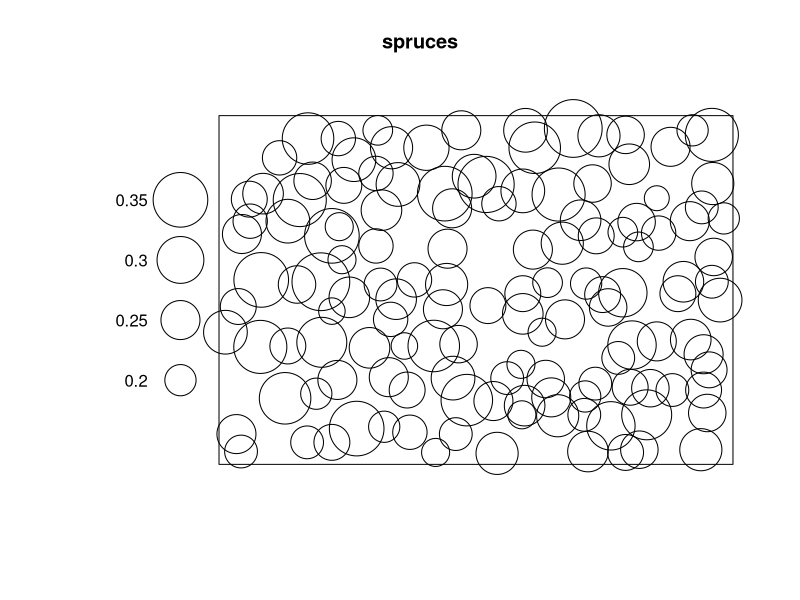
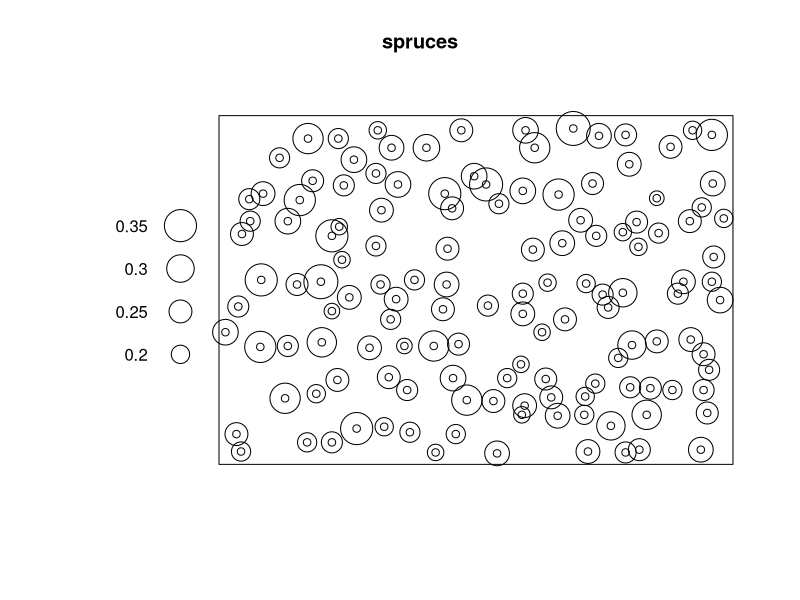

Here is the R script that generated these plots, in order:
library(spatstat.data)


### Name: spruces
### Title: Spruces Point Pattern
### Aliases: spruces
### Keywords: datasets spatial

### ** Examples

  if(require(spatstat)) {
     plot(spruces)
     # To reproduce Goulard et al. Figure 3
     # (Goulard et al: "influence zone radius equals 5 * stem diameter")
     # (spatstat help(plot.ppp): "size of symbol = diameter")
     plot(spruces, maxsize=10*max(spruces$marks))
     plot(unmark(spruces), add=TRUE)
  }
